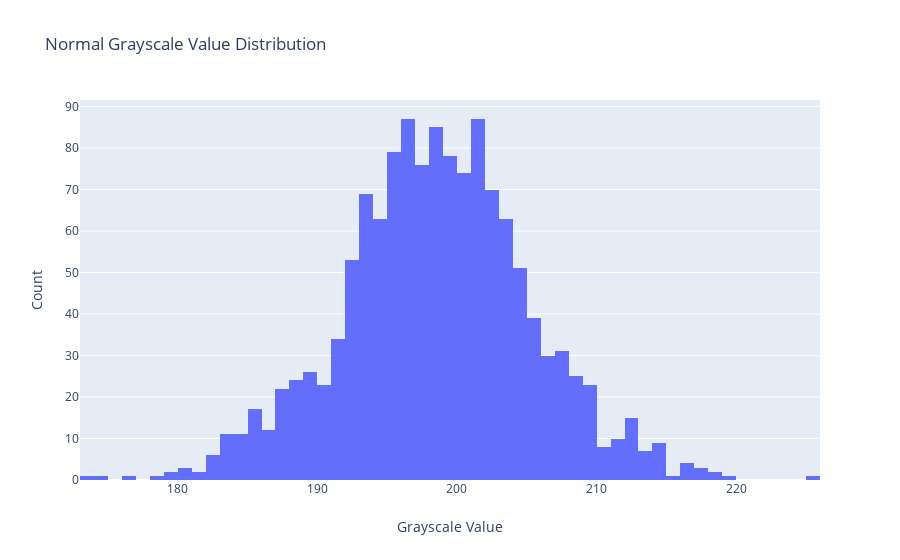
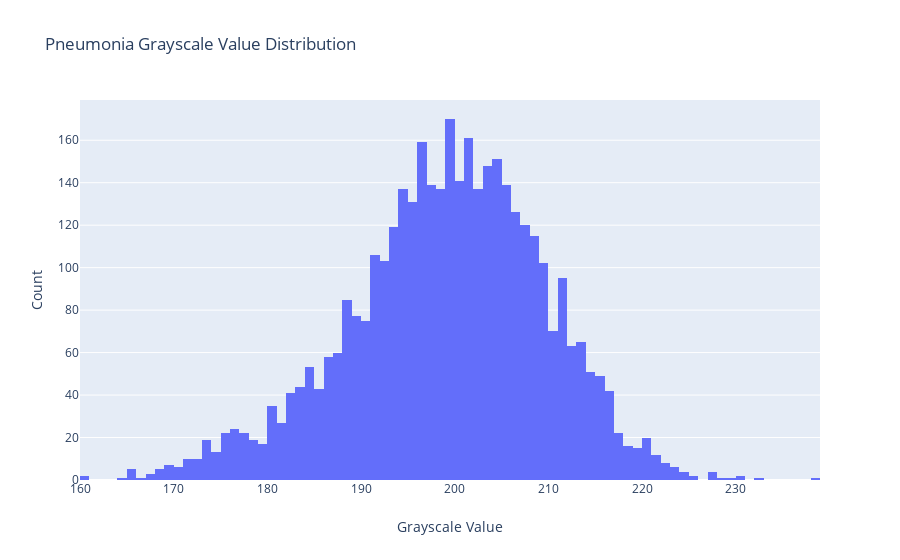

Notebook cell for these charts, in order:
### Code cell
# Average Dimension (1320, 968)...
import plotly.graph_objects as go

fig = go.Figure(data = [go.Histogram(x=df_[(df_['Label'] == 0) & (df_['Grayscale'] > 150)]['Grayscale'].to_list())])
fig.update_layout(title_text = 'Normal Grayscale Value Distribution',
        xaxis_title_text = 'Grayscale Value',
        yaxis_title_text = 'Count',
        bargap = 0)

fig.show()

fig = go.Figure(data = [go.Histogram(x=df_[df_['Label'] == 1]['Grayscale'].to_list())])
fig.update_layout(title_text = 'Pneumonia Grayscale Value Distribution',
        xaxis_title_text = 'Grayscale Value',
        yaxis_title_text = 'Count',
        bargap = 0)
fig.show()

### Figure 1 — Plotly figure (JSON) as saved in the notebook; plotly's stock layout.template omitted (floating-point values rounded to 4 significant figures; data arrays with more than 128 entries replaced by an {"elided": "..."} marker saying what was removed)
{"data": [{"type": "histogram", "x": {"elided": "1341 float values"}}], "layout": {"bargap": 0, "title": {"text": "Normal Grayscale Value Distribution"}, "xaxis": {"title": {"text": "Grayscale Value"}}, "yaxis": {"title": {"text": "Count"}}}}

### Figure 2 — Plotly figure (JSON) as saved in the notebook; plotly's stock layout.template omitted (floating-point values rounded to 4 significant figures; data arrays with more than 128 entries replaced by an {"elided": "..."} marker saying what was removed)
{"data": [{"type": "histogram", "x": {"elided": "3875 float values"}}], "layout": {"bargap": 0, "title": {"text": "Pneumonia Grayscale Value Distribution"}, "xaxis": {"title": {"text": "Grayscale Value"}}, "yaxis": {"title": {"text": "Count"}}}}
